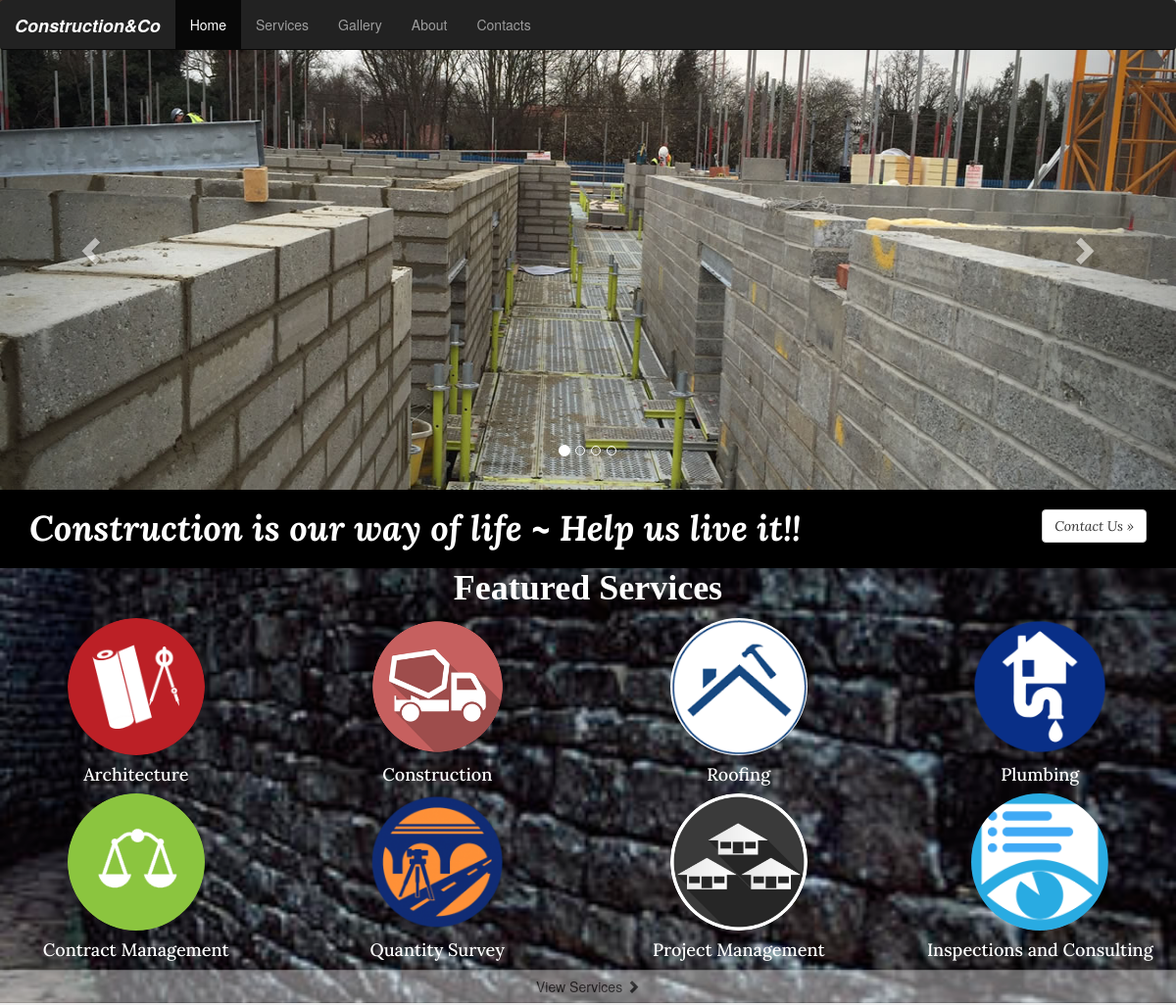
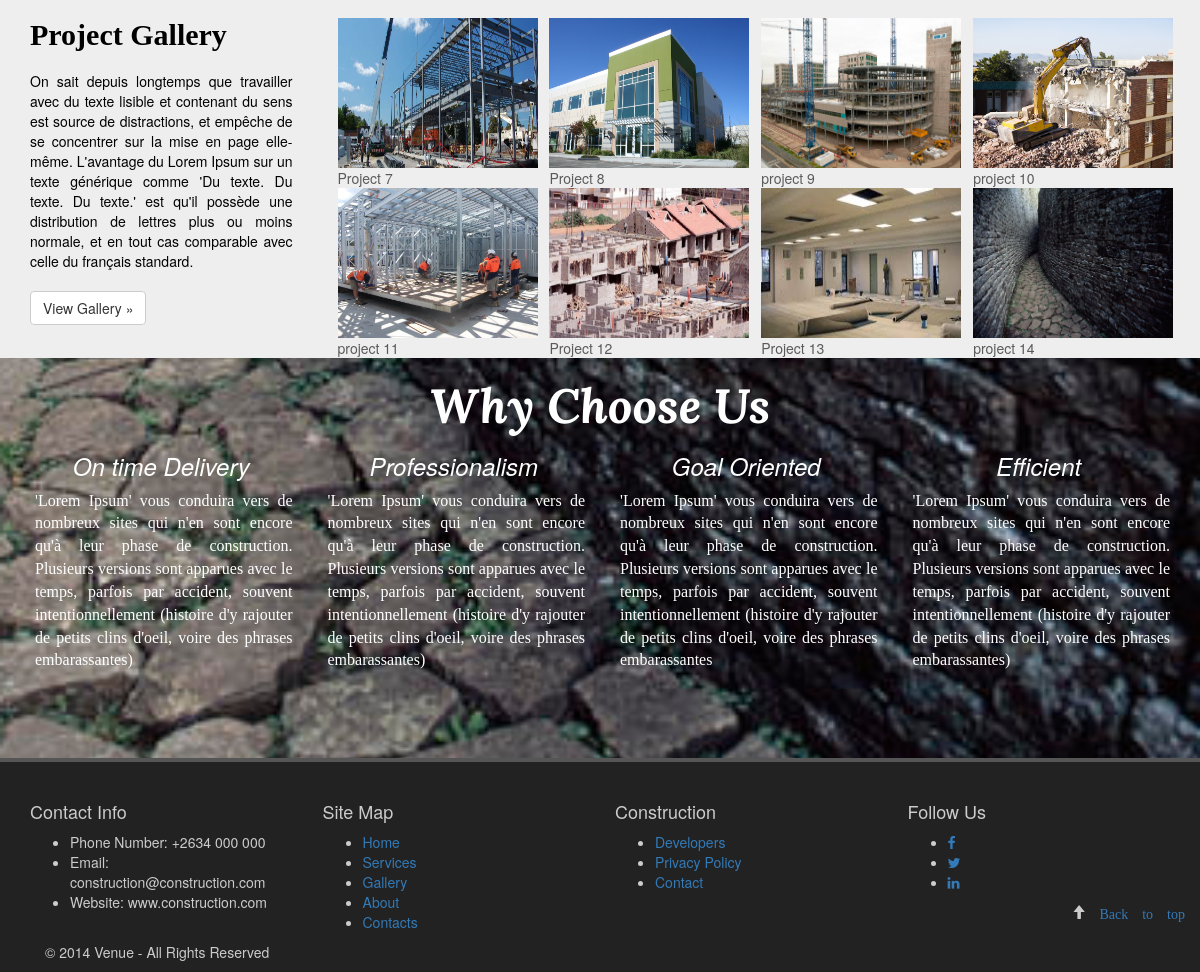
The page / on the database its author committed (2 pictures, top to bottom).
### displays/models.py (models this page shows, shortened)
class DisplayImage(models.Model):
    slider_image = models.ImageField(upload_to='slider/images/')
    header_text = models.CharField(max_length=120, null=True, blank=True)
    text = models.CharField(max_length=120, null=True, blank=True)
    about_display = models.BooleanField(default=False)
    active_slides = models.BooleanField(default=True)
    home_background_display = models.BooleanField(default=False)

### services/models.py (models this page shows, shortened)
class ServicesImage(models.Model):
    title = models.ForeignKey(Service)
    image = models.ImageField(upload_to='services/images/')
    active = models.BooleanField(default=True)

class Service(models.Model):
    title = models.CharField(max_length=120)
    description = RichTextField(max_length=1500)
    slug = models.SlugField(unique=True)
    active = models.BooleanField()
    display = models.BooleanField(default=False)

### gallery/models.py (models this page shows)
class Portfolio(models.Model):
    project_title = models.CharField(max_length=100)
    description = models.TextField(max_length=1500)
    project_date = models.DateField()
    project_image = models.ImageField(upload_to='portfolio/images/')
    slug = models.SlugField(unique=True)
    display = models.BooleanField(default=False)

### services/views.py (the view)
# urls.py: url(r'^$', services.views.home, name='home'),
def home(request):
    slider =  DisplayImage.objects.all()
    services = Service.objects.all()
    images = ServicesImage.objects.all()
    portfolio = Portfolio.objects.all()
    context = {"slider": slider,
               'services': services,
               'images': images,
               'portfolio': portfolio,
               }
    return render(request, 'home.html', context)

### services/templates/home.html (shortened to what this page needs)
{% extends 'base.html'%}
{% load staticfiles %}
  {% block content %}
<div id="myCarousel" class="carousel slide" data-ride="carousel">
       <ol class="carousel-indicators">
         {% for slidr in slider %}
            {% if slidr.active_slides %}
         <li data-target="#carousel-example-generic" data-slide-to="{{ forloop.counter }}"
             {% if forloop.first %}class="active"{% endif %}></li>
           {% endif %}
         {% endfor %}
       </ol>
      <div class="carousel-inner" role="listbox">
          {% for slidr in slider %}
          {% if slidr.active_slides %}
             <div class="item {% if forloop.first %}active{% endif %}">
                 <img class="slide-image" src="{{ MEDIA_URL }}{{ slidr.slider_image }}" alt="...">
             </div>
          {% endif %}
          {% endfor %}
        </div>
      <a class="left carousel-control" href="#myCarousel" role="button" data-slide="prev">
        <span class="glyphicon glyphicon-chevron-left" aria-hidden="true"></span>
      </a>
     <a class="right carousel-control" href="#myCarousel" role="button" data-slide="next">
        <span class="glyphicon glyphicon-chevron-right" aria-hidden="true"></span>
      </a>
    </div>
     <div class="divider">
         <div class="container" >
            <br>
            <H1><b>Construction is our way of life ~ Help us live it!!</b>
         <a class="btn btn-default pull-right" href="{% url 'contact'%}" role="button">Contact Us &raquo;</a></H1>
             </div>
        </div>
    {% for slidr in slider %}
        {% if slidr.home_background_display %}
     <div class="marketing" style="background-image: url('{{MEDIA_URL}}{{slidr.slider_image}}'); ">
         <div class=container">
         {% endif %}
         {% endfor %}
        <h1><b>Featured Services</b></h1>
      <div class="row" style="margin-top: 10px;">
          {% for service in services %}
          {% if service.display %}
        <div class="col-md-3" >
            {% for item in service.servicesimage_set.all %}
          <a href="{% url 'service_detail' service.slug  %}" >
              <img class="img-circle" src="{{ MEDIA_URL }}{{ item.image }}" alt="Generic placeholder image" width="140" height="140"></a>
            {% endfor %}
          <h4>{{ service.title }}</h4>
        </div>
        {% endif %}
        {% endfor %}
          <a class="btn btn-default pull-right" href="{% url 'services'%}" role="button" style="width: 100%; opacity: 40%">View Services
              <span class="glyphicon glyphicon-chevron-right" aria-hidden="true"></span></a></H1>
      </div>
         </div>
         </div>
         <div class="portfolio">
             <br>
                 <div class="container">
                 <div class="col-md-3 gallery">
                 <h2><b>Project Gallery</b></h2>
                     <br>
                    <p>On sait depuis longtemps que travailler avec du texte lisible et contenant du sens est source de
                        distractions, et empêche de se concentrer sur la mise en page elle-même. L'avantage du Lorem
                        Ipsum sur un texte générique comme 'Du texte. Du texte. Du texte.' est qu'il possède une
                        distribution de lettres plus ou moins normale, et en tout cas comparable avec celle du français
                        standard.</p>
                     <br>
                        <a class="btn btn-default" href="{% url 'gallery' %}" role="button">View Gallery &raquo;</a>
                 </div>
                 <div class="col-md-9" >
                     {% for item in portfolio %}
                     {% if item.display %}
                     <div class="col-md-3">
                         <figure>
                         <a href="{% url 'gallery'%}" ><img src="{{MEDIA_URL}}{{item.project_image}}" width="200" height="150"></a>
                         <figcaption>{{item.project_title}}</figcaption>
                         </figure>
                     </div>
                     {% endif %}
                     {% endfor %}
                 </div>
             </div>
         </div>
        {% for slidr in slider %}
        {% if slidr.home_background_display %}
         <div class="why-us" style="background-image: url('{{MEDIA_URL}}{{slidr.slider_image}}'); height: 400px; ">
             <div class="container">
                 <h1><b>Why Choose Us</b></h1>
                     <div class="col-md-3 ">
                        <h3>On time Delivery </h3>
                         <p>'Lorem Ipsum' vous conduira vers
                        de nombreux sites qui n'en sont encore qu'à leur phase de construction. Plusieurs versions sont
                        apparues avec le temps, parfois par accident, souvent intentionnellement (histoire d'y rajouter
                        de petits clins d'oeil, voire des phrases embarassantes)</p>
                     </div>
                 <div class="col-md-3 ">
                        <h3>Professionalism </h3>
                         <p>'Lorem Ipsum' vous conduira vers
                        de nombreux sites qui n'en sont encore qu'à leur phase de construction. Plusieurs versions sont
                        apparues avec le temps, parfois par accident, souvent intentionnellement (histoire d'y rajouter
                        de petits clins d'oeil, voire des phrases embarassantes)</p>
                     </div>
                 <div class="col-md-3 ">
                        <h3>Goal Oriented </h3>
                         <p>'Lorem Ipsum' vous conduira vers
                        de nombreux sites qui n'en sont encore qu'à leur phase de construction. Plusieurs versions sont
                        apparues avec le temps, parfois par accident, souvent intentionnellement (histoire d'y rajouter
                        de petits clins d'oeil, voire des phrases embarassantes</p>
                     </div>
                 <div class="col-md-3 ">
                        <h3>Efficient </h3>
                         <p>'Lorem Ipsum' vous conduira vers
                        de nombreux sites qui n'en sont encore qu'à leur phase de construction. Plusieurs versions sont
                        apparues avec le temps, parfois par accident, souvent intentionnellement (histoire d'y rajouter
                        de petits clins d'oeil, voire des phrases embarassantes)</p>
                     </div>
             </div>
             {% endif %}
             {% endfor %}
         </div>
      {% endblock %}

### static/static_files/css/custom.css (style rules this page uses)
.divider { background-color: black; height: 80px; width: 100%; margin: auto; -webkit-animation-name: example; -webkit-animation-duration: 4s; animation-name: example; animation-duration: 4s; }
.divider h1 { font-family: 'Lora'; text-align: left; font-weight: medium; color: #fff; margin: auto; font-style: italic; }
img.img-circle { transition: transform 1s ease; -webkit-transition: -webkit-transform 1s ease; -moz-transition: -moz-transform 1s ease; -o-transition: -o-transform 1s ease; }
.marketing { width: 100%; background-repeat: no-repeat; background-attachment: fixed; background-position: center; background-size: cover; }
.marketing img { display: block; margin: 0px auto; }
.marketing h4 { text-align: center; font-family: 'lora'; color: #fff; }
.marketing h1 { margin: 0px; text-align: center; font-family: 'lora'; color: #fff; }
.portfolio { width: 100%; background-color: #eee; }
.portfolio h2 { font-family: 'lora'; color: black; margin: auto; }
.portfolio p { text-align: justify; color: black; margin: auto; }
.portfolio .container { padding: 0; }
.gallery { padding-left: 0; }
.why-us { width: 100%; background-repeat: no-repeat; background-attachment: fixed; background-position: center; background-size: cover; }
.why-us .container { padding: 0; }
.why-us h1 { font-family: 'Lora'; font-size: 48px; color: #fff; line-height: 55px; font-style: italic; margin-bottom: 0px; text-align: center; }
.why-us h3 { text-align: center; font-style: italic; color: #fff; }
.why-us p { list-style-type: none; font-family: 'Lora'; color: #fff; float: left; padding-left: 5px; font-size: 1.1em; text-align: justify; font-size: 16px; }

### static/static_files/css/carousel.css (style rules this page uses)
body { padding-bottom: 40px; color: #5a5a5a; }
.carousel { height: 500px; margin-top: 0px; margin-bottom: 0px; }
.carousel .item { height: 500px; background-color: #777; }
.carousel-inner > .item > img { position: absolute; top: 0; left: 0; min-width: 100%; height: 500px; }

### rows shown on the page
DisplayImage: slider_image (picture)
DisplayImage: slider_image (picture)
Service: title "Architecture"
ServicesImage: image (picture)
Service: title "Construction"
ServicesImage: image (picture)
Service: title "Roofing"
ServicesImage: image (picture)
Service: title "Plumbing"
ServicesImage: image (picture)
Service: title "Contract Management"
ServicesImage: image (picture)
Service: title "Quantity Survey"
ServicesImage: image (picture)
Service: title "Project Management"
ServicesImage: image (picture)
Service: title "Inspections and Consulting"
ServicesImage: image (picture)
Portfolio: project_image (picture), project_title "Project 7"
Portfolio: project_image (picture), project_title "Project 8"
Portfolio: project_image (picture), project_title "project 9"
Portfolio: project_image (picture), project_title "project 10"
Portfolio: project_image (picture), project_title "project 11"
Portfolio: project_image (picture), project_title "Project 12"
Portfolio: project_image (picture), project_title "Project 13"
Portfolio: project_image (picture), project_title "project 14"
